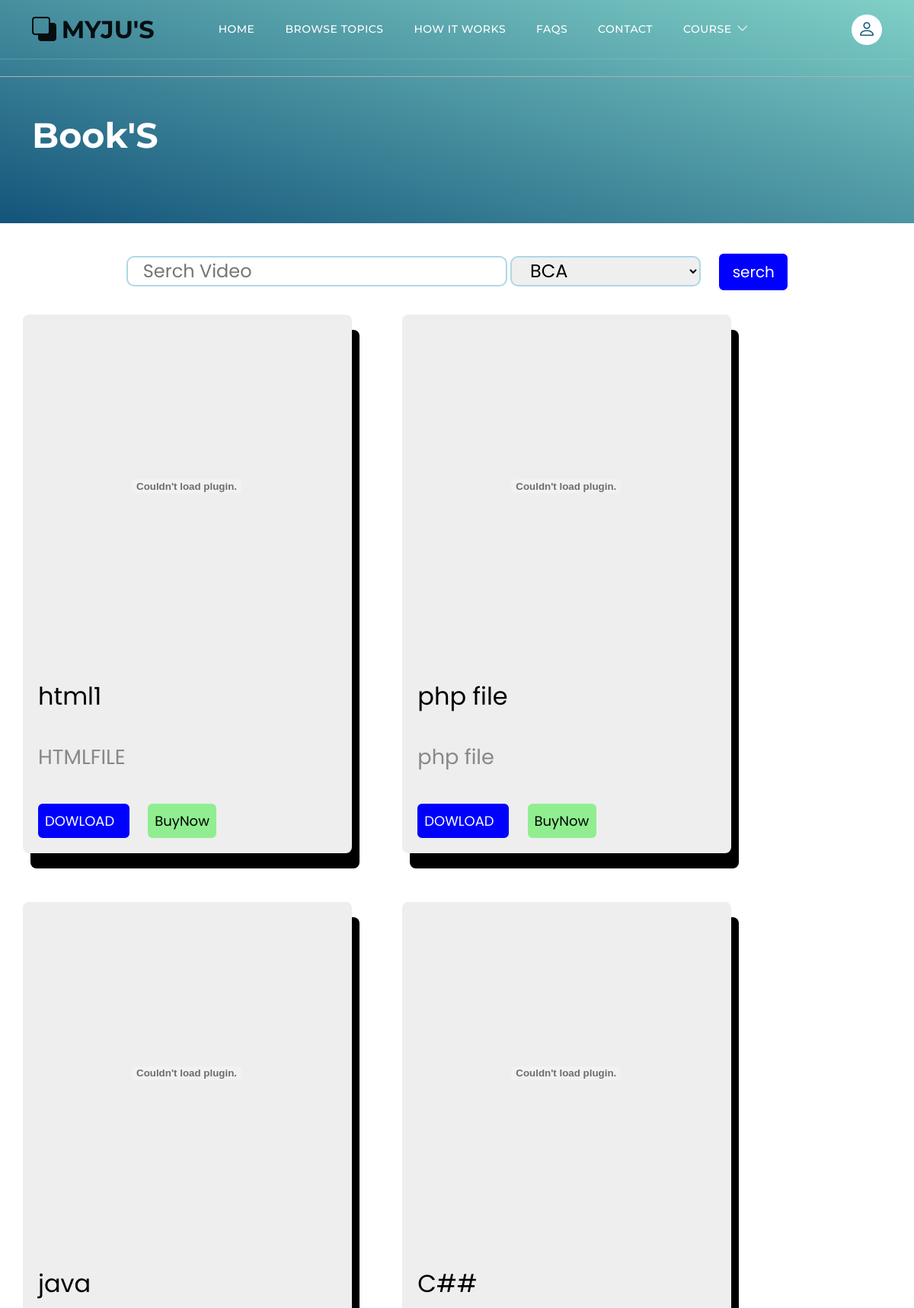
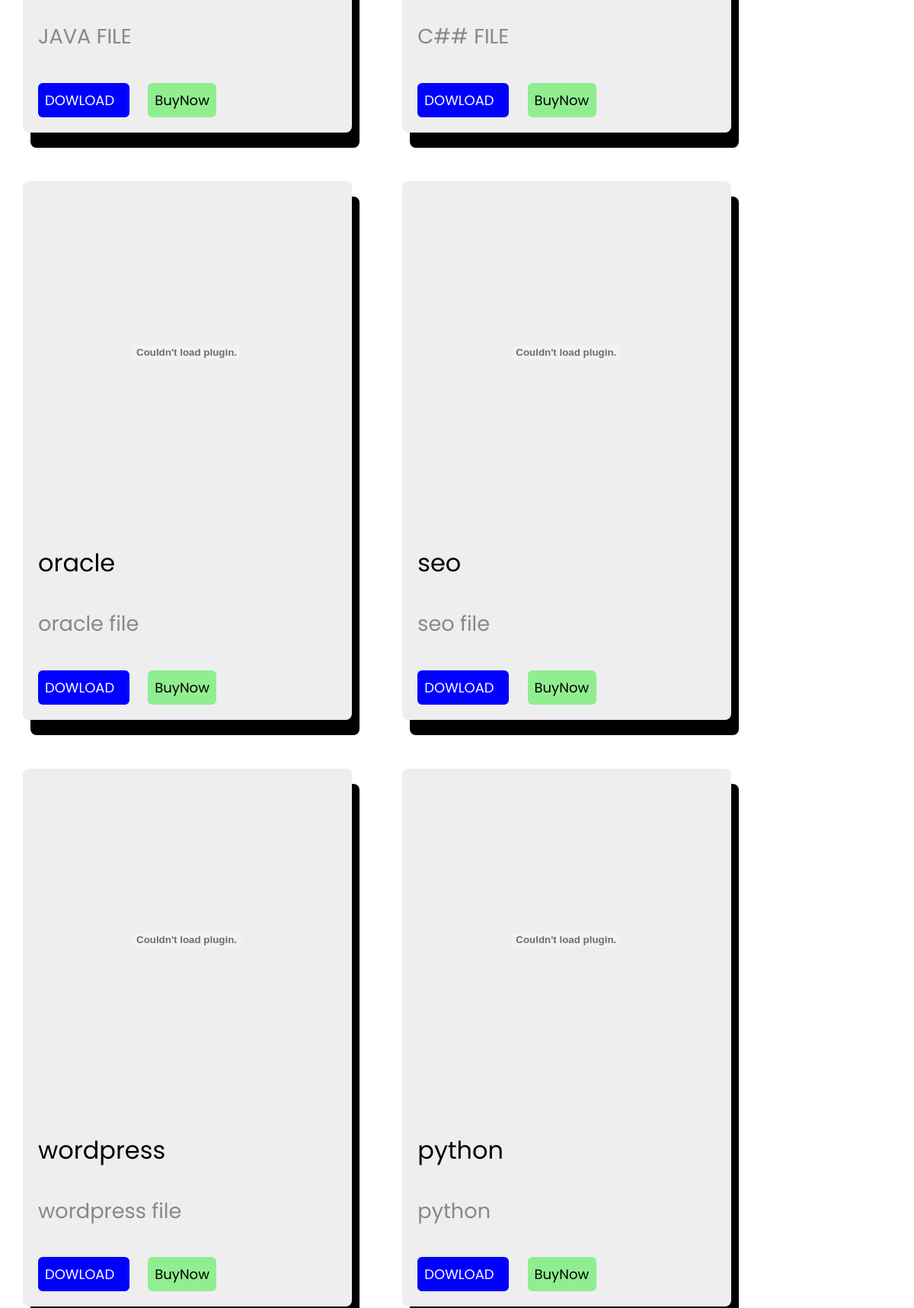
Screenshot of /book.php (upper part) with the database file from the repository (2 pictures, top to bottom).
### tables this page shows
CREATE TABLE `pdf` (
  `id` int(20) NOT NULL,
  `name` text NOT NULL,
  `url` text NOT NULL,
  `des` text NOT NULL,
  `course` text NOT NULL
);

### book.php (the view, shortened to what this page needs)
<!doctype html>
<html lang="en">
    <head>
        <link href="css/bootstrap.min.css" rel="stylesheet">
        <link href="css/bootstrap-icons.css" rel="stylesheet">
        <link href="css/templatemo-topic-listing.css" rel="stylesheet">
</head>
<?php include 'header.php'?>
            <header class="site-header d-flex flex-column justify-content-center align-items-center">
                <div class="container">
                    <div class="row align-items-center">
                        <div class="col-lg-5 col-12">
                            <h2 class="text-white">Book'S</h2>
                        </div>
                    </div>
                </div>
            </header>
<center>
  <form method="post">
  <input type="" name="serch" value="" placeholder="Serch Video " class="serch" >
  <select  name="course" class="catagory">
        <option value="BCA">BCA</option>
      </select>
  <input type="submit" name="s" value="serch" class="btn4">
</form>
</center>
<?php
if(isset($_POST['s']))
{
$serch = $_POST['serch'];
$course= $_POST['course'];
$c = mysqli_connect("localhost","root","","myjus");
$q = mysqli_query($c," SELECT * FROM pdf WHERE name='$serch' or course='$course'");
while($row = mysqli_fetch_array($q))
{
?>
<section class="main">
<div class="main2">
    <embed class="box" type="application/pdf" src="<?php echo 'admin/teacher/'.$row['url'] ; ?>" width="380" height="400">
 <div class="title">
    <?php
    echo  $row['name'];?>
    </div>
    <div class="description">
    <?php
    echo $row['des']; ?>
    </div>
     <div>
        <button class="btnd">DOWLOAD</button>
        <a href="buy.php" class="btnb">BuyNow</a>
    </div>
 </div>
</section>
<?php
}
}
else
{
  $c = mysqli_connect("localhost","root","","myjus");
$q = mysqli_query($c,"select * from pdf");
while($row = mysqli_fetch_array($q))
{
?>
<section class="main">
<div class="main2">
    <embed class="box" type="application/pdf" src="<?php echo 'admin/teacher/'.$row['url'] ; ?>" width="380" height="400">
 <div class="title">
    <?php
    echo  $row['name'];?>
    </div>
    <div class="description">
    <?php
    echo $row['des']; ?>
    </div>
    <div>
         <a  name="down" href="download_pdf.php?id=<?php echo $row['id']; ?>" class="btnd" >DOWLOAD</a>
        <a href="buy.php" class="btnb">BuyNow</a>
    </div>
 </div>
</section>
<?php
}
}
?>
    <?php include 'footer2.php'?>
    </body>
</html>

### header.php (shortened to what this page needs)
<!doctype html>
<html lang="en">
    <head>
        <link href="css/bootstrap.min.css" rel="stylesheet">
        <link href="css/bootstrap-icons.css" rel="stylesheet">
        <link href="css/templatemo-topic-listing.css" rel="stylesheet">
    </head>
    <body id="top">
        <main>
            <nav class="navbar navbar-expand-lg">
                <div class="container">
                    <a class="navbar-brand" href="index.php">
                        <i class="bi-back"></i>
                        <span>MYJU'S</span>
                    </a>
                    <div class="collapse navbar-collapse" id="navbarNav">
                        <ul class="navbar-nav ms-lg-5 me-lg-auto">
                            <li class="nav-item">
                                <a class="nav-link click-scroll" href="index.php">Home</a>
                            </li>
                            <li class="nav-item">
                                <a class="nav-link click-scroll" href="#section_2">Browse Topics</a>
                            </li>
                            <li class="nav-item">
                                <a class="nav-link click-scroll" href="#section_3">How it works</a>
                            </li>
                            <li class="nav-item">
                                <a class="nav-link click-scroll" href="#section_4">FAQs</a>
                            </li>
                            <li class="nav-item">
                                <a class="nav-link click-scroll" href="#section_5">Contact </a>
                            </li>
                            <li class="nav-item dropdown">
                                <a class="nav-link dropdown-toggle" href="#" id="navbarLightDropdownMenuLink" role="button" data-bs-toggle="dropdown" aria-expanded="false">Course</a>
                            </li>
                        </ul>
                        <div class="d-none d-lg-block">
                            <a href="ret.php" class="navbar-icon bi-person smoothscroll"></a>
                        </div>
                    </div>
                </div>
            </nav>
    </body>
</html>

### footer2.php (shortened to what this page needs)
<!DOCTYPE html>
<html lang="en" dir="ltr">
  <head>
    <link rel="stylesheet" href="css/footer2.css">
    <link rel="stylesheet" href="https://cdnjs.cloudflare.com/ajax/libs/font-awesome/5.15.2/css/all.min.css"/>
   </head>
<body>
</body>
</html>

### css/templatemo-topic-listing.css (style rules this page uses)
:root { --white-color: #ffffff; --primary-color: #13547a; --secondary-color: #80d0c7; --section-bg-color: #f0f8ff; --custom-btn-bg-color: #80d0c7; --custom-btn-bg-hover-color: #13547a; --dark-color: #000000; --p-color: #717275; --border-color: #7fffd4; --link-hover-color: #13547a; --body-font-family: 'Open Sans', sans-serif; --title-font-family: 'Montserrat', sans-serif; --h1-font-size: 58px; --h2-font-size: 46px; --h3-font-size: 32px; --h4-font-size: 28px; --h5-font-size: 24px; --h6-font-size: 22px; --p-font-size: 20px; --menu-font-size: 14px; --btn-font-size: 18px; --copyright-font-size: 16px; --border-radius-large: 100px; --border-radius-medium: 20px; --border-radius-small: 10px; --font-weight-normal: 400; --font-weight-medium: 500; --font-weight-semibold: 600; --font-weight-bold: 700; }
body { background-color: var(--white-color); font-family: var(--body-font-family); }
h2, h3, h4, h5, h6 { color: var(--dark-color); }
h1, h2, h3, h4, h5, h6 { font-family: var(--title-font-family); font-weight: var(--font-weight-semibold); }
h2 { font-size: var(--h2-font-size); font-weight: var(--font-weight-bold); }
ul li { color: var(--p-color); font-size: var(--p-font-size); font-weight: var(--font-weight-normal); }
a, button { touch-action: manipulation; transition: all 0.3s; }
a { display: inline-block; color: var(--primary-color); text-decoration: none; }
.site-header { background-image: linear-gradient(15deg, #13547a 0%, #80d0c7 100%); padding-top: 150px; padding-bottom: 80px; }
.site-header .container { height: 100%; }
.navbar { background: transparent; border-bottom: 1px solid rgba(128, 208, 199, 0.35); z-index: 9; }
.navbar-brand, .navbar-brand:hover { font-size: var(--h3-font-size); font-weight: var(--font-weight-bold); display: block; }
.navbar-brand span { font-family: var(--title-font-family); }
.navbar-expand-lg .navbar-nav .nav-link { border-radius: var(--border-radius-large); margin: 10px; padding: 10px; }
.navbar-nav .nav-link { display: inline-block; color: var(--white-color); font-family: var(--title-font-family); font-size: var(--menu-font-size); font-weight: var(--font-weight-medium); text-transform: uppercase; letter-spacing: 0.5px; position: relative; padding-top: 15px; padding-bottom: 15px; }
.navbar .dropdown-toggle::after { content: "\f282"; display: inline-block; font-family: bootstrap-icons !important; font-size: var(--copyright-font-size); font-style: normal; font-weight: normal !important; font-variant: normal; text-transform: none; line-height: 1; vertical-align: -.125em; -webkit-font-smoothing: antialiased; -moz-osx-font-smoothing: grayscale; position: relative; left: 2px; border: 0; }
.navbar-icon { background: var(--white-color); border-radius: var(--border-radius-large); display: inline-block; font-size: var(--h5-font-size); width: 40px; height: 40px; line-height: 40px; text-align: center; transition: all 0.3s ease; }

### css/footer2.css (style rules this page uses)
* { margin: 0; padding: 0; box-sizing: border-box; font-family: "Poppins" , sans-serif; }

### book.php (style rules this page uses)
body { background-color: #000; }
section { padding:2rem; margin: 0 auto; max-width: 1200px; padding-left: 30px; }
.title { margin-top: 20px; font-size: 2rem; color: black; padding-left: 20px; padding-bottom: 20px; }
.description { line-height: 1.5; font-size: 1.7rem; color: #888; margin-top: 1rem; padding-left: 20px; padding-bottom: 20px; }
.main { display: inline-flex; }
.main2 { background-color: #eee; border-radius: .5rem; width: 27rem; object-fit: cover; box-shadow: 10px 20px black; }
.box { margin: 25px; border-radius: .5rem; }
.serch { border-radius: 10px; border: 2px solid lightblue; width: 500px; height: 40px; padding-left: 20px; font-size: 1.5rem; margin-top: 40px; }
.catagory { border-radius: 10px; border: 2px solid lightblue; width: 250px; height: 40px; padding-left: 20px; margin-top: 40px; font-size: 1.5rem; }
.btn4 { background: blue; color:white; text-decoration: none; align-items: center; padding: 5px; border-radius: 6px; margin-left: 20px; margin-top: 40px; font-size: 20px; width: 90px; border: 4px solid blue; }
.btnd { background: blue; color:white; text-decoration: none; align-items: center; padding: 5px; border-radius: 6px; margin-left: 20px; margin-top: 20px; margin-bottom: 20px; font-size: 18px; width: 120px; border: 4px solid blue; }
.btnb { background: lightgreen; color:black; text-decoration: none; align-items: center; padding: 5px; border-radius: 6px; margin-left: 20px; margin-top: 20px; margin-bottom: 20px; font-size: 18px; width: 90px; border: 4px solid lightgreen; }

### rows the page displays
pdf: name "html1", des "HTMLFILE"
pdf: name "php file", des "php file"
pdf: name "java", des "JAVA FILE"
pdf: name "C##", des "C## FILE"
pdf: name "oracle", des "oracle file"
pdf: name "seo", des "seo file"
pdf: name "wordpress", des "wordpress file"
pdf: name "python", des "python"
